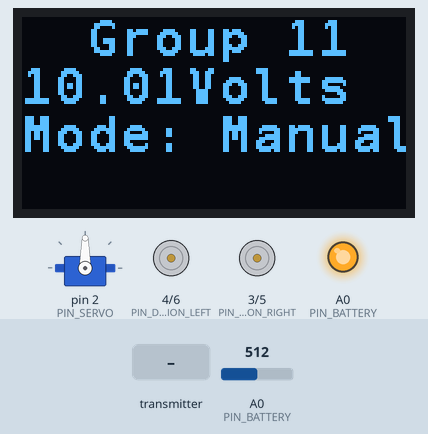
Recording of a sketch running on a simulated Arduino Uno, built with avr-gcc and run on an emulated ATmega328P. Shown: servo, 128×64 one-colour display, direction and speed pins drawn as motors (green arrow = direction pin HIGH = forward, orange = LOW = backward, longer = more drive), output pins drawn as LEDs (lit = HIGH). The inputs (shaded band) are chosen by the test bench; at power-on: A0 (PIN_BATTERY) = 512. No radio packets arrive unless stated.

Above: at 2.2 s.
2.3 s: the transmitter starts sending nrfDataRead.0 = 0
At 4.1 s:
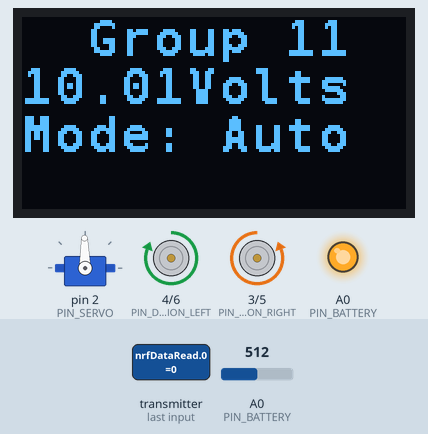
5.0 s: the transmitter starts sending nrfDataRead.1 = 256
8.0 s: the transmitter starts sending nrfDataRead.4 = 256
At 10.8 s:
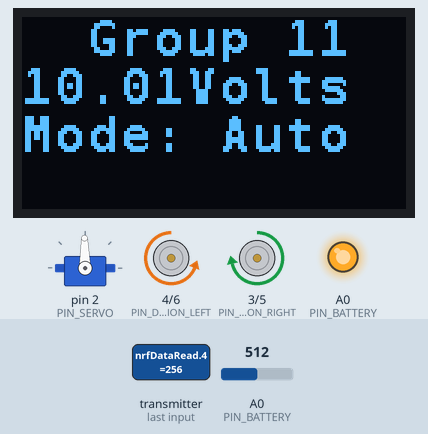
11.0 s: A0 (PIN_BATTERY) set to 306
At 12.6 s:
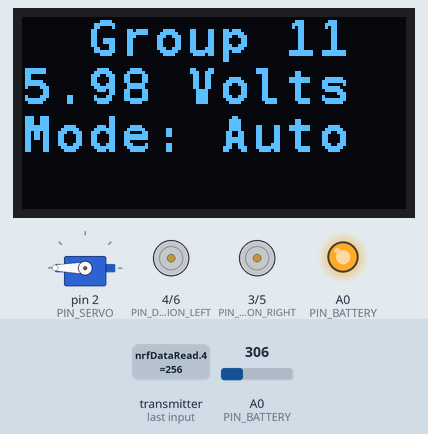
14.0 s: A0 (PIN_BATTERY) set to 122
At 14.5 s:
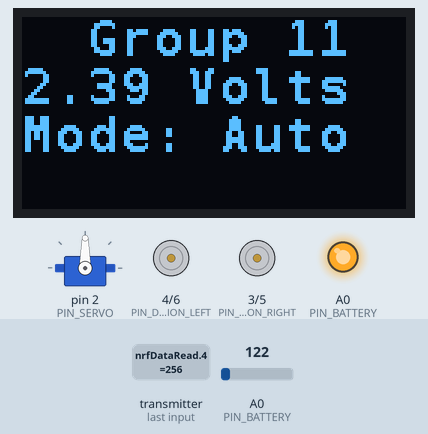
16.6 s: A0 (PIN_BATTERY) set to 90
At 28.8 s:
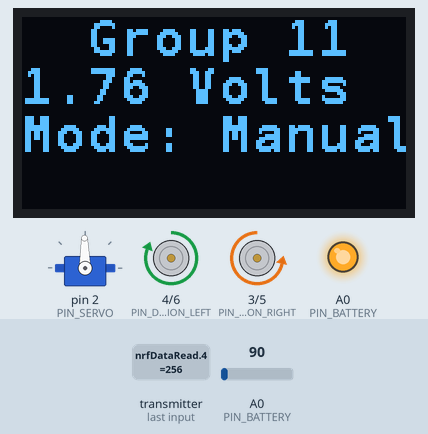
Timing chart, 0 to 29.1 s (numbered marks = the images above; inputs shaded):
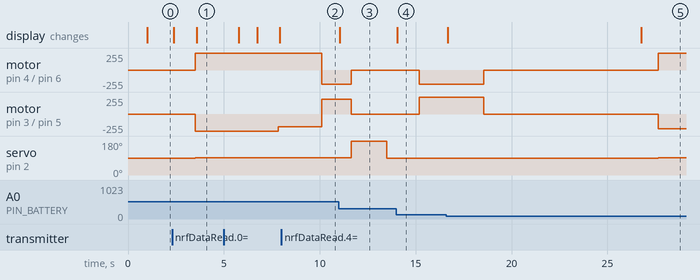

The sketch:

05.3_RF24_Car_3153_Official_Fall_2023.ino
```cpp
/**********************************************************************
  Filename    : RF24_Remote_Car.ino
  Product     : Freenove 4WD Car for UNO
  Description : A RF24 Remote Car.
  Auther      : www.freenove.com
  Modification: 2020/11/27
**********************************************************************/
#include "Freenove_4WD_Car_for_Arduino.h"
#include "RF24_Remote.h"

//RDD Add small display screen and code to set it up and use it
#include <Wire.h>
#include "SSD1306AsciiWire.h"
#define I2C_ADDRESS 0x3C
SSD1306AsciiWire oled;
int buttonPressed = 0;

void setupScreen() {
  Wire.begin();
  Wire.setClock(400000L);
  oled.begin(&Adafruit128x64, I2C_ADDRESS);
  oled.clear();
  oled.setFont(fixed_bold10x15);
}

void clearScreen() {
  oled.clear();
}

void screenPrint(int row, int col, char* value) {
  oled.clearField((col - 1) *11, (row - 1) * 2, 12);
  oled.print(value);
}


//RDD Add code to use the servo
#include <Servo.h>
Servo servo1;

#define NRF_UPDATE_TIMEOUT    1000

//RDD add modes
#define MODE_STOP 0
#define MODE_MANUAL 1
#define MODE_AUTO 2

#define AUTO_MODE_STOP 0
#define AUTO_MODE_FORWARD 1
#define AUTO_MODE_BACKWARD 2
#define AUTO_MODE_RIGHTTURN 3
#define AUTO_MODE_LEFTTURN 4
#define AUTO_MODE_SERVO_POS 5
#define AUTO_MODE_SERVO_NEG 6

#define SERVO_STOP 91

int mode, automode, start_time, current_time, delta_time;


u32 lastNrfUpdateTime = 0;

void setup() {
  pinsSetup();
  servo1.attach(PIN_SERVO);  //RDD
  if (!nrf24L01Setup()) {
    alarm(3, 2);
  }
  alarm(2, 1);  //RDD
  mode = MODE_MANUAL;  //RDD

  setupScreen();   //RDD  Setup screen and print the group number and battery voltage
  screenPrint(1,3,"Group 11");
  getBatteryVoltage();
  char buffer[6];
  dtostrf(batteryVoltage,4,2,buffer);
  screenPrint(2,1,buffer);
  screenPrint(2,6,"Volts");
  screenPrint(3,1,"Mode: Manual");

}

void loop() {

  if (getNrf24L01Data()) {  //if radio data was received
    clearNrfFlag();

    getBatteryVoltage();
    char buffer[6];
    dtostrf(batteryVoltage,4,2,buffer);
    screenPrint(2,1,buffer);
    screenPrint(2,6,"Volts");

    if (mode == MODE_STOP  ) {
      if (nrfDataRead[7] == 0) {
        mode = MODE_AUTO;
        screenPrint(3,1,"Mode: Auto");
        buttonPressed = 7;
        automode = AUTO_MODE_STOP;
        alarm(1, 1);
        start_time = millis();
        //Serial.println(start_time);
        servo1.write(SERVO_STOP);
      }
      if (nrfDataRead[6] == 0) {
        mode = MODE_AUTO;
        screenPrint(3,1,"Mode: Auto");
        buttonPressed = 6;
        automode = AUTO_MODE_STOP;
        alarm(1, 1);
        start_time = millis();
        //Serial.println(start_time);
        servo1.write(SERVO_STOP);
      }
      if (nrfDataRead[5] == 0) {
        mode = MODE_AUTO;
        screenPrint(3,1,"Mode: Auto");
        buttonPressed = 5;
        automode = AUTO_MODE_STOP;
        alarm(1, 1);
        start_time = millis();
        //Serial.println(start_time);
        servo1.write(SERVO_STOP);
      }
      if (nrfDataRead[4] == 0) {
        mode = MODE_MANUAL;
        screenPrint(3,1,"Mode: Manual");
        screenPrint(4,1," ");
        alarm(2, 1);
        servo1.write(SERVO_STOP);
      }
    }

    if (mode == MODE_AUTO){
      current_time = millis();
      delta_time = current_time - start_time;

      if (delta_time > 15000) {
        mode = MODE_MANUAL;
        screenPrint(3,1,"Mode: Manual");
        screenPrint(4,1," ");
        alarm(2, 1);
      } else {
        if (buttonPressed == 7) {
          autonomous(delta_time);
        } else if (buttonPressed == 6) {
          autonomous2(delta_time);
        } else if (buttonPressed == 5) {
          autonomous3(delta_time);
        }
      }
    }

    if (mode == MODE_MANUAL  ) {
      //the joystick controls the servo positions
      if (nrfDataRead[4] == 0) {
        mode = MODE_STOP;
        screenPrint(3,1,"Mode: Stop");
        screenPrint(4,1," ");
        alarm(3, 1);
        servo1.write(SERVO_STOP);
      }
      manual();
    }

    lastNrfUpdateTime = millis();
  }

  if (millis() - lastNrfUpdateTime > NRF_UPDATE_TIMEOUT) {
    lastNrfUpdateTime = millis();
    resetNrfDataBuf();
    updateCarActionByNrfRemote();
  }
}


void manual() {
  updateCarActionByNrfRemote();  //make the car go

  //handle the servo
  float servospeed = nrfDataRead[0] /1023.0;  // 1023.0 not 1023
  //Serial.println(servospeed);
  if (nrfDataRead[5] == 0 ) {
    servo1.write( int(91 + servospeed * 36));  // servo reaches max  positive speed at 127
  }  else if (nrfDataRead[6] == 0 ) {
    servo1.write(int(91 - servospeed * 32));  // servo reaches max  negative speed at 63
  } else {
    servo1.write(91); //servo stops at 91
  }

}


void autonomous(int now) {
  int endtime_prev = 0;
  //                    mode        current_time  start   duration
  endtime_prev = do_auto(AUTO_MODE_BACKWARD, now , 0 , 1700);
  endtime_prev = do_auto(AUTO_MODE_SERVO_POS, now, endtime_prev, 1700);
  endtime_prev = do_auto(AUTO_MODE_SERVO_NEG, now,  endtime_prev, 1500);
  endtime_prev = do_auto(AUTO_MODE_FORWARD,   now,    endtime_prev,      3000);
  //endtime_prev = do_auto(AUTO_MODE_STOP,      now,  endtime_prev, 1000);
  endtime_prev = do_auto(AUTO_MODE_STOP,      now,  endtime_prev, 1000);
  //endtime_prev = do_auto(AUTO_MODE_LEFTTURN, now, endtime_prev, 200 );
  //endtime_prev = do_auto(AUTO_MODE_SERVO_POS, now, endtime_prev, 1500); This is top positioning
}
void autonomous2(int now) {
  int endtime_prev = 0;
  //                    mode        current_time  start   duration
  endtime_prev = do_auto(AUTO_MODE_BACKWARD, now , 0 , 1600);
  endtime_prev = do_auto(AUTO_MODE_SERVO_POS, now, endtime_prev, 1500);
  endtime_prev = do_auto(AUTO_MODE_SERVO_NEG, now,  endtime_prev, 1500);
  endtime_prev = do_auto(AUTO_MODE_FORWARD,   now,    endtime_prev,      3000);
  endtime_prev = do_auto(AUTO_MODE_STOP,      now,  endtime_prev, 1000);
  //endtime_prev = do_auto(AUTO_MODE_LEFTTURN, now, endtime_prev, 200 );
  //endtime_prev = do_auto(AUTO_MODE_SERVO_POS, now, endtime_prev, 1500); This is top positioning
}
void autonomous3(int now) {
  int endtime_prev = 0; //Perfect farthest DO NOT TOUCH
  //                    mode        current_time  start   duration
  endtime_prev = do_auto(AUTO_MODE_BACKWARD, now , 0 , 1400);
  endtime_prev = do_auto(AUTO_MODE_SERVO_POS, now, endtime_prev, 1700);
  endtime_prev = do_auto(AUTO_MODE_SERVO_NEG, now,  endtime_prev, 1500);
  endtime_prev = do_auto(AUTO_MODE_FORWARD,   now,    endtime_prev,      3000);
  //endtime_prev = do_auto(AUTO_MODE_STOP,      now,  endtime_prev, 1000);
  endtime_prev = do_auto(AUTO_MODE_STOP,      now,  endtime_prev, 1000);
  //endtime_prev = do_auto(AUTO_MODE_LEFTTURN, now, endtime_prev, 200 );
  //endtime_prev = do_auto(AUTO_MODE_SERVO_POS, now, endtime_prev, 1500); This is top positioning
}
int do_auto(int automode, int current_time,  int start_time, int duration) {

  int stop_time = start_time + duration;

  if (current_time > start_time  &&   current_time < stop_time)

  switch (automode) {
  case AUTO_MODE_STOP:
    motorRun(0, 0);
    servo1.write(90);
      break;
  case AUTO_MODE_FORWARD:
    motorRun(200, 255);
      break;

  case AUTO_MODE_BACKWARD:
    motorRun(210, 220);
      break;
  case AUTO_MODE_RIGHTTURN:
      motorRun(200, -200);
      break;
  case AUTO_MODE_LEFTTURN:
      motorRun(-185, 185);
      break;
  case AUTO_MODE_SERVO_POS:
      motorRun(0, 0);
      servo1.write(180);
      break;
  case AUTO_MODE_SERVO_NEG:
      motorRun(0, 0);
      servo1.write(90);
      break;
  }
  return stop_time;
}
```

Freenove_4WD_Car_for_Arduino.cpp
```cpp
#include "Freenove_4WD_Car_for_Arduino.h"

float batteryVoltage = 0;
bool isBuzzered = false;

void pinsSetup() {
	pinMode(PIN_DIRECTION_LEFT, OUTPUT);
	pinMode(PIN_MOTOR_PWM_LEFT, OUTPUT);
	pinMode(PIN_DIRECTION_RIGHT, OUTPUT);
	pinMode(PIN_MOTOR_PWM_RIGHT, OUTPUT);

	pinMode(PIN_SONIC_TRIG, OUTPUT);// set trigPin to output mode
	pinMode(PIN_SONIC_ECHO, INPUT); // set echoPin to input mode

	pinMode(PIN_TRACKING_LEFT, INPUT); //
	pinMode(PIN_TRACKING_RIGHT, INPUT); //
	pinMode(PIN_TRACKING_CENTER, INPUT); //

	setBuzzer(false);
}

void motorRun(int speedl, int speedr) {
	int dirL = 0, dirR = 0;
	if (speedl > 0) {
		dirL = 0;
	}
	else {
		dirL = 1;
		speedl = -speedl;
	}

	if (speedr > 0) {
		dirR = 1;
	}
	else {
		dirR = 0;
		speedr = -speedr;
	}

	speedl = constrain(speedl, 0, 255);
	speedr = constrain(speedr, 0, 255);

	if (abs(speedl) < MOTOR_PWM_DEAD && abs(speedr) < MOTOR_PWM_DEAD) {
		speedl = 0;
		speedr = 0;
	}

/*
  if (dirL == 0) {
    Serial.print(speedl);
  } else {
    Serial.print(-speedl);
  }
    Serial.print('\t');

  if (dirR == 1) {
    Serial.println(speedr);
  } else {
    Serial.println(-speedr);
  }
*/

	digitalWrite(PIN_DIRECTION_LEFT, dirL);
	digitalWrite(PIN_DIRECTION_RIGHT, dirR);
	analogWrite(PIN_MOTOR_PWM_LEFT, speedl);
	analogWrite(PIN_MOTOR_PWM_RIGHT, speedr);
}


bool getBatteryVoltage() {
	if (!isBuzzered) {
		pinMode(PIN_BATTERY, INPUT);
		int batteryADC = analogRead(PIN_BATTERY);
		if (batteryADC < 614)		// 3V/12V ,Voltage read: <2.1V/8.4V
		{
			batteryVoltage = batteryADC / 1023.0 * 5.0 * 4;
			return true;
		}
	}
	return false;
}
void setBuzzer(bool flag) {
	isBuzzered = flag;
	pinMode(PIN_BUZZER, flag);
	digitalWrite(PIN_BUZZER, flag);
}
void alarm(u8 beat, u8 repeat) {
	beat = constrain(beat, 1, 9);
	repeat = constrain(repeat, 1, 255);
	for (int j = 0; j < repeat; j++) {
		for (int i = 0; i < beat; i++) {
			setBuzzer(true);
			delay(100);
			setBuzzer(false);
			delay(100);
		}
		delay(500);
	}
}
void resetCarAction() {
	motorRun(0, 0);
	setBuzzer(false);
}
```

Freenove_4WD_Car_for_Arduino.h
```cpp
// Freenove_4WD_Car_for_Arduino.h

#ifndef _FREENOVE_4WD_CAR_FOR_ARDUINO_h
#define _FREENOVE_4WD_CAR_FOR_ARDUINO_h

#if defined(ARDUINO) && ARDUINO >= 100
	#include "Arduino.h"
#else
	#include "WProgram.h"
#endif

#define PIN_SERVO			2

#define PIN_DIRECTION_LEFT	4
#define PIN_DIRECTION_RIGHT	3
#define PIN_MOTOR_PWM_LEFT	6
#define PIN_MOTOR_PWM_RIGHT	5

#define PIN_SONIC_TRIG		7
#define	PIN_SONIC_ECHO		8

#define PIN_IRREMOTE_RECV	9

#define PIN_SPI_CE			9
#define PIN_SPI_CSN			10
#define PIN_SPI_MOSI		11
#define PIN_SPI_MISO		12
#define PIN_SPI_SCK			13

#define PIN_BATTERY			A0
#define PIN_BUZZER			A0

#define PIN_TRACKING_LEFT	  A1
#define PIN_TRACKING_CENTER	A2
#define PIN_TRACKING_RIGHT	A3
#define MOTOR_PWM_DEAD	    5

#define BAT_VOL_STANDARD	7.0

extern float batteryVoltage;

void pinsSetup();
void motorRun(int speedl, int speedr);

bool getBatteryVoltage();
void setBuzzer(bool flag);
void alarm(u8 beat, u8 repeat);
void resetCarAction();

#endif
```

RF24_Remote.cpp
```cpp
#include "RF24_Remote.h"

RF24 radio(PIN_SPI_CE, PIN_SPI_CSN);

    // Radio Address: each team should choose a unique address string
    // I suggest "TM0xx" where xx is your team number  ex:  TM001, TM014
const byte addresses[6] = "TM008";
    // Radio Channel: each team should choose a unique channel number between 20 and 127
    // I suggest you use:   (TeamNumber * 5) + 15  ex:  team 4 would use channel 35
const int RF24channel = 55;  //each team should choose a unique channel

int nrfDataRead[8];
bool nrfComplete = false;

bool nrf24L01Setup() {
  // NRF24L01
  if (radio.begin()) {                      // initialize RF24
    radio.setPALevel(RF24_PA_MAX);      // set power amplifier (PA) level
    radio.setDataRate(RF24_1MBPS);      // set data rate through the air
    radio.setRetries(0, 15);            // set the number and delay of retries
    radio.openWritingPipe(addresses);   // open a pipe for writing
    radio.openReadingPipe(1, addresses);// open a pipe for reading
    radio.setChannel(RF24channel);
    radio.startListening();             // start monitoringtart listening on the pipes opened

    FlexiTimer2::set(20, 1.0 / 1000, checkNrfReceived); // call every 20 1ms "ticks"
    FlexiTimer2::start();

    return true;
  }
  return false;
}

void checkNrfReceived() {
  delayMicroseconds(1000);
  if (radio.available()) {             // if receive the data
    while (radio.available()) {         // read all the data
      radio.read(nrfDataRead, sizeof(nrfDataRead));   // read data
    }
    nrfComplete = true;
    return;
  }
  nrfComplete = false;
}

bool getNrf24L01Data()
{
  return nrfComplete;
}

void clearNrfFlag() {
  nrfComplete = 0;
}

void updateCarActionByNrfRemote() {

  float speed = nrfDataRead[1] /1023.0;  // 1023.0 not 1023

  int rightturn = nrfDataRead[2] - 512;
  int forward = -(nrfDataRead[3] - 512);
  int leftmotor, rightmotor;

  if ( nrfDataRead[7] == 0) {
    forward = -forward;
  }

  rightturn=rightturn * speed;
  //forward = forward * speed;

  leftmotor = (forward + rightturn) / 2;
  rightmotor = (forward - rightturn) / 2;

  motorRun(leftmotor, rightmotor);

  if (nrfDataRead[4] == 0) {
    setBuzzer(true);
  }
  else {
    setBuzzer(false);
  }
}

void resetNrfDataBuf() {
  nrfDataRead[0] = 0;
  nrfDataRead[1] = 0;
  nrfDataRead[2] = 512;
  nrfDataRead[3] = 512;
  nrfDataRead[4] = 1;
  nrfDataRead[5] = 1;
  nrfDataRead[6] = 1;
  nrfDataRead[7] = 1;
}

u8 updateNrfCarMode() {
  // nrfDataRead [5 6 7] --> 111
  return ((nrfDataRead[5] == 1 ? 1 : 0) << 2) | ((nrfDataRead[6] == 1 ? 1 : 0) << 1) | ((nrfDataRead[7] == 1 ? 1 : 0) << 0);
}
```

RF24_Remote.h
```cpp
// NRF_Remote.h

#ifndef _NRF_REMOTE_h
#define _NRF_REMOTE_h

#if defined(ARDUINO) && ARDUINO >= 100
#include "Arduino.h"
#else
#include "WProgram.h"
#endif
#include "Freenove_4WD_Car_for_Arduino.h"
#include "RF24.h"
#include <FlexiTimer2.h>

extern RF24 radio;

enum RemoteData
{
	POT1 = 0,
	POT2 = 1,
	JOYSTICK_X = 2,
	JOYSTICK_Y = 3,
	JOYSTICK_Z = 4,
	S1 = 5,
	S2 = 6,
	S3 = 7
};
enum RemoteMode {
	ON_ON_ON = 0,
	ON_ON_OFF = 1,		//Servo calibration mode.
	ON_OFF_ON = 2,
	ON_OFF_OFF = 3,		//Ultrasonic obstacle avoidance mode.
	OFF_ON_ON = 4,
	OFF_ON_OFF = 5,		//Line tracking mode.
	OFF_OFF_ON = 6,		//
	OFF_OFF_OFF = 7			//Remote control mode.
};
enum RemoteModeSwitchState {
	MODE_SWITCHING_IS_INITIALIZING = 0,
	MODE_SWITCHING_IS_PROCESSING = 1,
	MODE_SWITCHING_IS_CONFIRMING = 2,
	MODE_SWITCHING_WAS_FINISHED = 3
};

#define MODE_REMOTE_CONTROL				OFF_OFF_OFF
#define MODE_LINE_TRACKING				OFF_ON_OFF
#define MODE_OBSTACKE_AVOIDANCE			ON_OFF_OFF

extern int nrfDataRead[8];

bool nrf24L01Setup();
void checkNrfReceived();
bool getNrf24L01Data();
void clearNrfFlag();
void updateCarActionByNrfRemote();
void resetNrfDataBuf();
u8 updateNrfCarMode();


#endif
```

Measured:
- after the input at 2.3 s, motor on pin 4 (PIN_DIRECTION_LEFT) / pin 6 (PIN_MOTOR_PWM_LEFT): stopped → forward 255/255 after 1.2 s; motor on pin 3 (PIN_DIRECTION_RIGHT) / pin 5 (PIN_MOTOR_PWM_RIGHT): stopped → backward 255/255 after 1.2 s
- after the input at 5.0 s, motor on pin 3 (PIN_DIRECTION_RIGHT) / pin 5 (PIN_MOTOR_PWM_RIGHT): backward 255/255 → backward 192/255 after 2.8 s
- after the input at 8.0 s, motor on pin 4 (PIN_DIRECTION_LEFT) / pin 6 (PIN_MOTOR_PWM_LEFT): forward 255/255 → backward 210/255 after 2.1 s; motor on pin 3 (PIN_DIRECTION_RIGHT) / pin 5 (PIN_MOTOR_PWM_RIGHT): backward 192/255 → forward 220/255 after 2.1 s
- after the input at 11.0 s, the display: changes after 0.05 s (image 3)
- after the input at 14.0 s, the display: changes after 0.05 s (image 4)
